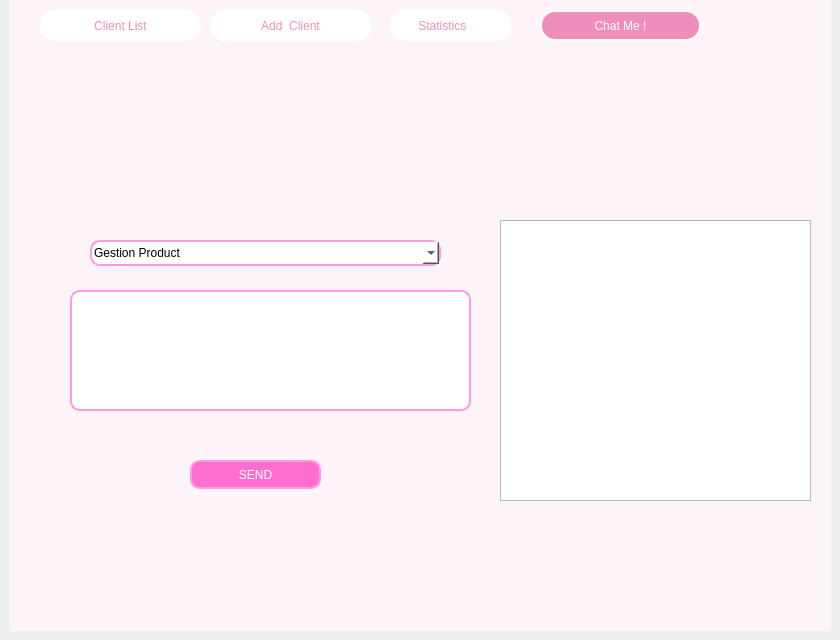
    <widget class="QWidget" name="page_4">
     <widget class="QPushButton" name="pushButtonSend2">
      <property name="geometry">
       <rect>
        <x>190</x>
        <y>460</y>
        <width>131</width>
        <height>29</height>
       </rect>
      </property>
      <property name="styleSheet">
       <string notr="true">border: 2px solid #EF8EBA; /* Bordure rose */
border-color: rgb(253, 154, 227);
    border-radius: 10px; /* Coins arrondis */
    padding: 2px;
background-color: rgb(255, 110, 204);
color: rgb(255, 255, 255);</string>
      </property>
      <property name="text">
       <string>SEND</string>
      </property>
     </widget>
     <widget class="QLabel" name="label_34">
      <property name="geometry">
       <rect>
        <x>10</x>
        <y>0</y>
        <width>821</width>
        <height>631</height>
       </rect>
      </property>
      <property name="styleSheet">
       <string notr="true">alternate-background-color: rgb(250, 208, 237);
background-color: rgb(253, 244, 250);</string>
      </property>
      <property name="text">
       <string/>
      </property>
     </widget>
     <widget class="QLineEdit" name="lineEditMessage2">
      <property name="geometry">
       <rect>
        <x>70</x>
        <y>290</y>
        <width>401</width>
        <height>121</height>
       </rect>
      </property>
      <property name="styleSheet">
       <string notr="true">border: 2px solid #EF8EBA; /* Bordure rose */
border-color: rgb(253, 154, 227);
    border-radius: 10px; /* Coins arrondis */
    padding: 2px;
background-color: rgb(255, 255, 255);</string>
      </property>
     </widget>
     <widget class="QListWidget" name="listWidgetMessages2">
      <property name="geometry">
       <rect>
        <x>500</x>
        <y>220</y>
        <width>311</width>
        <height>281</height>
       </rect>
      </property>
     </widget>
     <widget class="QLabel" name="label_35">
      <property name="geometry">
       <rect>
        <x>120</x>
        <y>60</y>
        <width>91</width>
        <height>91</height>
       </rect>
      </property>
      <property name="text">
       <string/>
      </property>
      <property name="pixmap">
       <pixmap>../../Downloads/logo.png</pixmap>
      </property>
      <property name="scaledContents">
       <bool>true</bool>
      </property>
     </widget>
     <widget class="QLabel" name="label_40">
      <property name="geometry">
       <rect>
        <x>280</x>
        <y>80</y>
        <width>261</width>
        <height>101</height>
       </rect>
      </property>
      <property name="text">
       <string/>
      </property>
      <property name="pixmap">
       <pixmap>../../Downloads/Chat-Me-13-11-2024.png</pixmap>
      </property>
      <property name="scaledContents">
       <bool>true</bool>
      </property>
     </widget>
     <widget class="QComboBox" name="comboBoxUser2">
      <property name="geometry">
       <rect>
        <x>90</x>
        <y>240</y>
        <width>351</width>
        <height>26</height>
       </rect>
      </property>
      <property name="styleSheet">
       <string notr="true">border: 2px solid #EF8EBA; /* Bordure rose */
border-color: rgb(253, 154, 227);
    border-radius: 10px; /* Coins arrondis */
    padding: 2px;
background-color: rgb(255, 255, 255);</string>
      </property>
      <item>
       <property name="text">
        <string>Gestion Product</string>
       </property>
      </item>
      <item>
       <property name="text">
        <string>Gestion Client</string>
       </property>
      </item>
     </widget>
     <widget class="QPushButton" name="pushButton_29">
      <property name="geometry">
       <rect>
        <x>210</x>
        <y>10</y>
        <width>161</width>
        <height>31</height>
       </rect>
      </property>
      <property name="styleSheet">
       <string notr="true">QPushButton {
	font: 10pt &quot;Segoe UI&quot;;
	background-color: white;
    width: 10px;
    color: #EF8EBA;
    border: 2px solid white;
    border-radius: 15px;
}</string>
      </property>
      <property name="text">
       <string>Add  Client</string>
      </property>
     </widget>
     <widget class="QLabel" name="label_52">
      <property name="geometry">
       <rect>
        <x>390</x>
        <y>10</y>
        <width>121</width>
        <height>31</height>
       </rect>
      </property>
      <property name="styleSheet">
       <string notr="true">QFrame {
	font: 10pt &quot;Segoe UI&quot;;
	background-color: white;
    width: 10px;
    border: 2px solid white;
    border-radius: 15px;
}
QLabel{
	color: #EF8EBA;
}</string>
      </property>
      <property name="text">
       <string>       Statistics</string>
      </property>
     </widget>
     <widget class="QPushButton" name="pushButton_30">
      <property name="geometry">
       <rect>
        <x>540</x>
        <y>10</y>
        <width>161</width>
        <height>31</height>
       </rect>
      </property>
      <property name="styleSheet">
       <string notr="true">QPushButton {
	font: 10pt &quot;Segoe UI&quot;;
	background-color: #EF8EBA;
    width: 10px;
    color: white; /* Texte blanc */
    border: 2px solid white;
    border-radius: 15px;
}</string>
      </property>
      <property name="text">
       <string>Chat Me !</string>
      </property>
     </widget>
     <widget class="QPushButton" name="pushButton_31">
      <property name="geometry">
       <rect>
        <x>40</x>
        <y>10</y>
        <width>161</width>
        <height>31</height>
       </rect>
      </property>
      <property name="styleSheet">
       <string notr="true">QPushButton {
	font: 10pt &quot;Segoe UI&quot;;
	background-color: white;
    width: 10px;
    color: #EF8EBA;
    border: 2px solid white;
    border-radius: 15px;
}</string>
      </property>
      <property name="text">
       <string>Client List</string>
      </property>
     </widget>
     <zorder>label_34</zorder>
     <zorder>pushButtonSend2</zorder>
     <zorder>lineEditMessage2</zorder>
     <zorder>listWidgetMessages2</zorder>
     <zorder>label_35</zorder>
     <zorder>label_40</zorder>
     <zorder>comboBoxUser2</zorder>
     <zorder>pushButton_29</zorder>
     <zorder>label_52</zorder>
     <zorder>pushButton_30</zorder>
     <zorder>pushButton_31</zorder>
    </widget>
